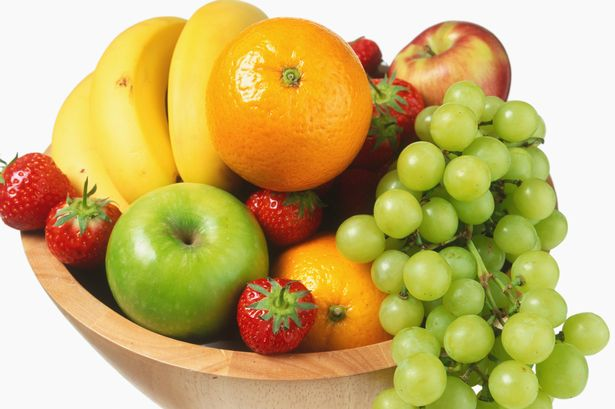
%> input picture Diff_maps/Fruit_bowl_orig.jpg, 615 x 409 px
$ octave puzzle_solve_strips.m   (GNU Octave 9; MATLAB toolbox functions it lacks are replaced by stand-ins)
%> lines starting %> are read from the running program, lines starting %| are printed output that depends on the picture
% Gilad & Ronen
%working with diffusion maps.
%We'll take an image, and cut it up into little strips like a puzzle, then
%we'll run the diffusion algorithm on it, in the hope of identifying
%images close to each other.

clc;
%close all;
clear;

%% loading image and cropping into puzzle
fruit_orig = imread('Fruit_bowl_orig.jpg'); % original image
%> fruit_orig is the input picture: size 409x615x3 uint8; mean R, G, B 199, 177, 107.1
fruit_gray = rgb2gray(fruit_orig);          % grayscale image
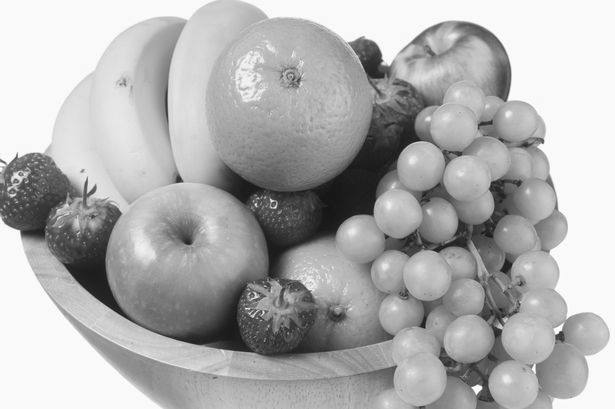
%> fruit_gray: size 409x615 uint8; min 18, max 255, mean 175.6
nice_fruit_gray = [fruit_gray ;249 * ones(1,615)];

 figure(1);
 imshow(nice_fruit_gray);

%We'll start without overlapping images
n = 15;                                    % number of pieces (divides by 3)
piece_size = [410,41];
puzzle_pieces = zeros(410,41,n);

figure(2);
title('puzzle pieces 15');
for ii = 1:n
    current_puzzle_piece = nice_fruit_gray(1:410,(ii-1) * piece_size(2)+1: ii * piece_size(2));
	puzzle_pieces(:,:, ii) = current_puzzle_piece;
    subplot(1,n, ii);      % Showing puzzle pieces
	%imshow(uint8(current_puzzle_piece));
	imshow(uint8(puzzle_pieces(:,:, ii))); % checking to see that all's ok
end;
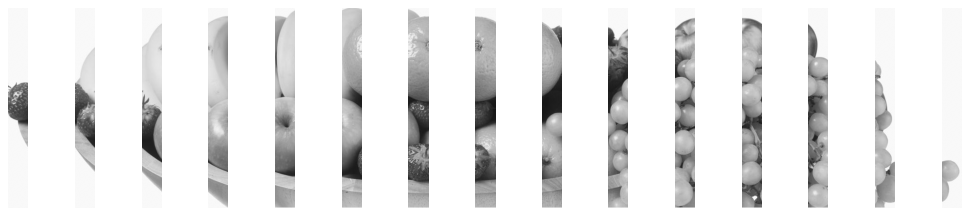
%> figure redrawn from the program's plot data, 15 panels

%% Overlapping puzzle pieces:
m = n-3;
overlapping_pieces =  zeros(410 , 41 * 4,m);
figure(3);
title('overlapping pieces');
for ii = 1:m
	overlapping_pieces(:,:, ii) = [puzzle_pieces(:,:, ii), puzzle_pieces(:,:, ii+1),...
                                puzzle_pieces(:,:, ii+2), puzzle_pieces(:,:, ii+3)];
    subplot(1,m, ii);      % Showing puzzle pieces
	%imshow(uint8(current_puzzle_piece));
	imshow(uint8(overlapping_pieces(:,:, ii))); % checking to see that all's ok
end;
%> this loop made 12 passes
%> pass 1, `imshow(uint8(overlapping_pieces(:,:, ii))); % checking to see that all..`:
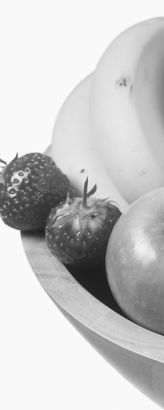
%> displayed picture: size 410x164, on the screen's scale of 0 to 255; min 23, max 255, mean 200.3
%> pass 2, `imshow(uint8(overlapping_pieces(:,:, ii))); % checking to see that all..`:
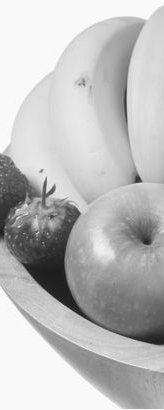
%> displayed picture: size 410x164, on the screen's scale of 0 to 255; min 23, max 255, mean 189.1
%> after the loop:
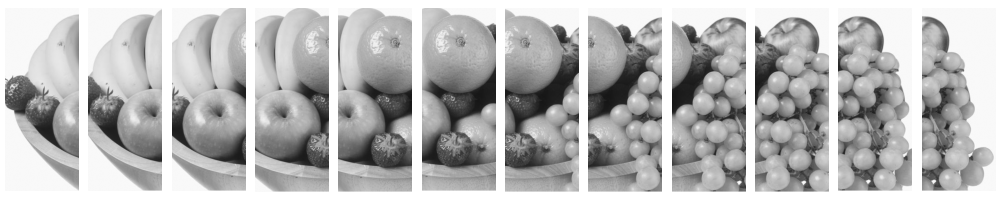
%> figure redrawn from the program's plot data, 12 panels


%% Now the real fun begins:
eps = 10^8;        %1 for now
[X,Y] = meshgrid(1:m);
mK = reshape(exp(-sum(sum((overlapping_pieces(:,:,X)-overlapping_pieces(:,:,Y)).^2,1)) / eps),m,m);
                                    %the distance between each two images
            % NOTE: probably won't look good, since the photos aren't
            % similar in similar areas.

[~,normK] = meshgrid(sum(mK,2));
mA = mK ./ normK;
[mV,mD] = eig(mA);

mpsi = mD * mV';

mdiff_dist = reshape(sum(( mpsi(X,:) - mpsi(Y,:) ).^2,2),m,m);

indices = zeros(m,m);
for kk = 1:m
    [~,ind_temp]  = sort(mV(:,kk));
    indices(:,kk) = ind_temp;
end;
%> this loop made 12 passes
%> ind_temp on passes 1 to 12: [1; 2; 3; 12; 4; 11; 5; 7; 8; 10; 6; 9], [4; 6; 8; 10; 1; 12; 11; 9; 7; 2; 3; 5], [7; 8; 6; 9; 5; 10; 4; 11; 3; 2; 12; 1], [12; 11; 10; 9; 8; 7; 6; 5; 4; 3; 2; 1], [6; 3; 9; 1; 11; 12; 10; 8; 2; 7; 5; 4], [3; 7; 1; 10; 8; 9; 4; 12; 11; 5; 6; 2], [9; 1; 8; 7; 10; 11; 12; 6; 5; 2; 4; 3], [9; 10; 2; 11; 3; 4; 5; 12; 6; 1; 8; 7], [10; 1; 11; 7; 6; 5; 12; 4; 8; 2; 3; 9], [7; 2; 10; 9; 3; 12; 11; 6; 1; 4; 8; 5], [11; 8; 2; 3; 7; 4; 1; 5; 6; 10; 12; 9], [11; 7; 6; 1; 5; 4; 9; 12; 3; 10; 2; 8]

%[~,ind] = sort(mdiff_dist(2,:));
figure(4)
for ii = 1:m
        subplot(1,m, m+1-ii);
        imshow(uint8(overlapping_pieces(:,:, indices(ii,4))));
end;
%> this loop made 12 passes
%> pass 1, `imshow(uint8(overlapping_pieces(:,:, indices(ii,4))));`:
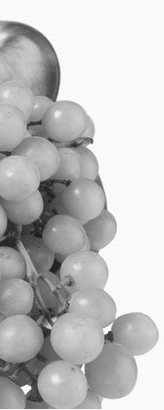
%> displayed picture: size 410x164, on the screen's scale of 0 to 255; min 24, max 255, mean 193
%> pass 2, `imshow(uint8(overlapping_pieces(:,:, indices(ii,4))));`:
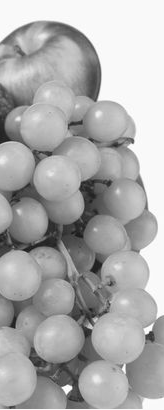
%> displayed picture: size 410x164, on the screen's scale of 0 to 255; min 24, max 255, mean 172.6

% [7 lines of commented-out code are left out]
